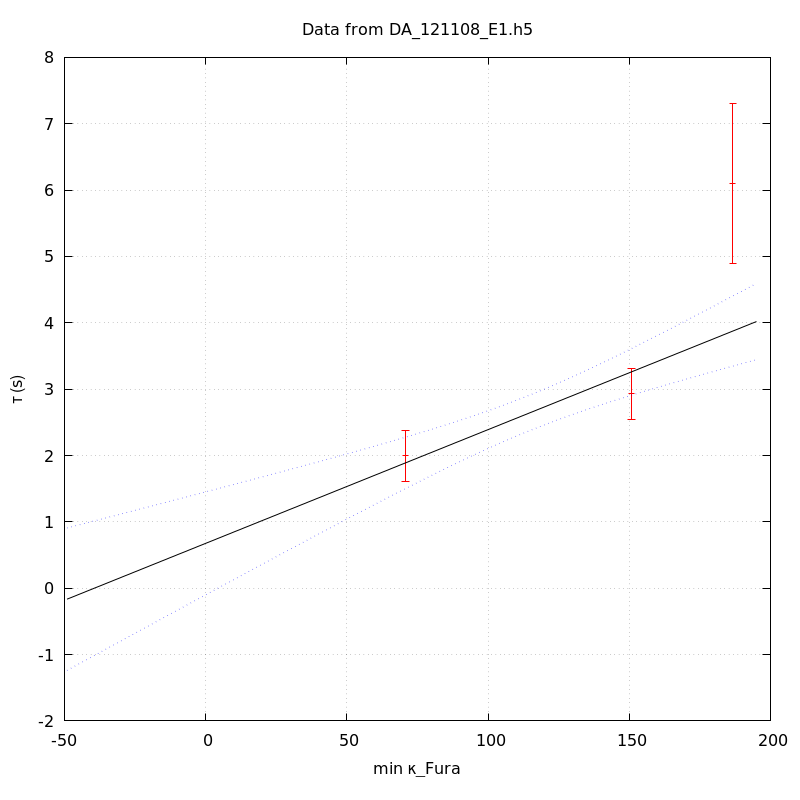

Generate this figure with gnuplot:
unset key
set grid
set ylabel 'τ (s)'
set xlabel 'min κ_Fura' noenhanced
set title 'Data from DA_121108_E1.h5' noenhanced
set xrange [-1000<*:*]
plot 'DA_121108_E1_aba_tau_vs_min_kappa' index 0 using 1:2:(1.96*$3) linecolor rgb 'red' with yerrorbars,\
'' index 1 using 1:2 with lines linecolor rgb 'black',\
'' index 1 using 1:3 with lines linecolor rgb 'blue' lt 'dotted',\
'' index 1 using 1:4 with lines linecolor rgb 'blue' lt 'dotted'
